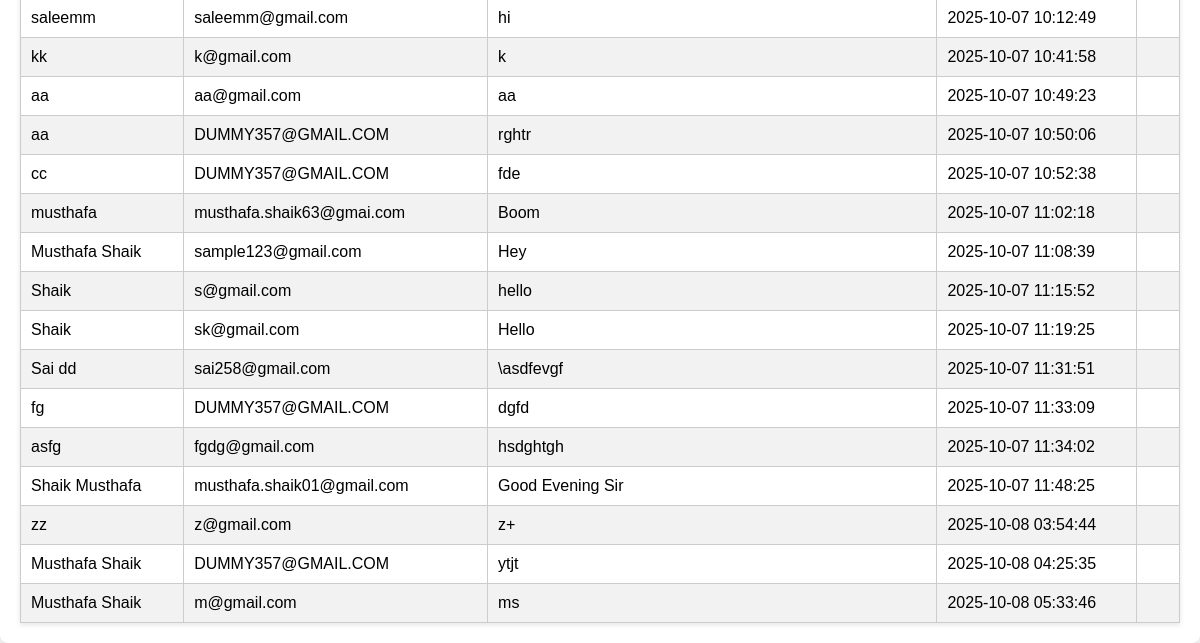
The page /admin/admin-leads.php (signed in, lower part) on the database as committed earlier.
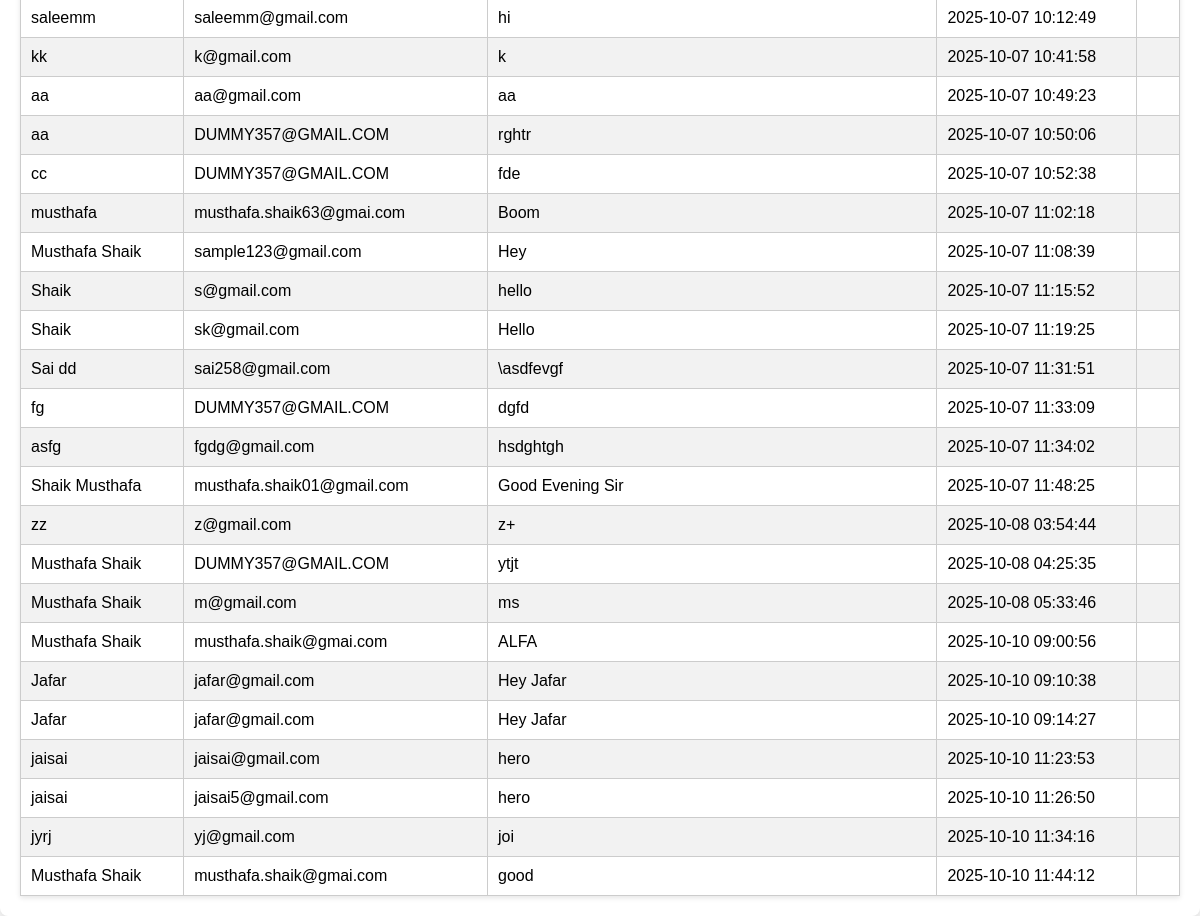
The same page on the database as committed later.
### tables this page shows
CREATE TABLE `leads` (
  `id` int unsigned NOT NULL AUTO_INCREMENT,
  `name` varchar(100) NOT NULL,
  `email` varchar(100) NOT NULL,
  `message` text NOT NULL,
  `created_at` timestamp NULL DEFAULT CURRENT_TIMESTAMP,
  `IP` varchar(45) DEFAULT NULL,
  PRIMARY KEY (`id`)
);

### admin/admin-leads.php (the view, shortened to what this page needs)
    <?php
$host = 'localhost';
$dbUser = 'root';
$dbPass = '';
$dbName = 'chandusoft';
$conn = new mysqli($host, $dbUser, $dbPass, $dbName);
$search = $_GET['search'] ?? '';
$search = trim($search);
if ($search !== '') {
    $stmt = $conn->prepare("SELECT * FROM leads WHERE id LIKE ? OR name LIKE ? OR email LIKE ? OR message LIKE ? ORDER BY id ASC");
    $likeSearch = "%$search%";
    $stmt->bind_param("ssss", $likeSearch, $likeSearch, $likeSearch, $likeSearch);
    $stmt->execute();
    $resultLatest = $stmt->get_result();
} else {
    $resultLatest = $conn->query("SELECT * FROM leads ORDER BY id ASC");
}
?>
<!DOCTYPE html>
<html>
<head>
</head>
<body>
<div class="content">
    <table>
        <?php while($row = $resultLatest->fetch_assoc()): ?>
        <tr>
            <td><?= htmlspecialchars($row['name']) ?></td>
            <td><?= htmlspecialchars($row['email']) ?></td>
            <td><?= htmlspecialchars($row['message']) ?></td>
            <td><?= htmlspecialchars($row['created_at']) ?></td>
            <td><?= !empty($row['IP']) ? htmlspecialchars($row['IP']) : '' ?></td>
        </tr>
        <?php endwhile; ?>
    </table>
</div>
</body>
</html>

### admin/admin-leads.php (style rules this page uses)
body { font-family: Arial, sans-serif; background: #f7f7f7; margin: 0; padding: 0; }
.content { padding: 20px; max-width: 1200px; margin: auto; background: white; margin-top: 30px; border-radius: 8px; box-shadow: 0 4px 10px rgba(0,0,0,0.1); }
table { border-collapse: collapse; width: 100%; margin-top: 15px; box-shadow: 0 2px 5px rgba(0,0,0,0.1); }
tr:nth-child(even) { background: #f2f2f2; }

Rows that differ between the two databases and show on the page:
added leads: name "Musthafa Shaik", email "musthafa.shaik@gmai.com", message "ALFA", created_at "2025-10-10 09:00:56"
added leads: name "Jafar", email "jafar@gmail.com", message "Hey Jafar", created_at "2025-10-10 09:10:38"
added leads: name "Jafar", email "jafar@gmail.com", message "Hey Jafar", created_at "2025-10-10 09:14:27"
added leads: name "jaisai", email "jaisai@gmail.com", message "hero", created_at "2025-10-10 11:23:53"
added leads: name "jaisai", email "jaisai5@gmail.com", message "hero", created_at "2025-10-10 11:26:50"
added leads: name "jyrj", email "yj@gmail.com", message "joi", created_at "2025-10-10 11:34:16"
added leads: name "Musthafa Shaik", email "musthafa.shaik@gmai.com", message "good", created_at "2025-10-10 11:44:12"
